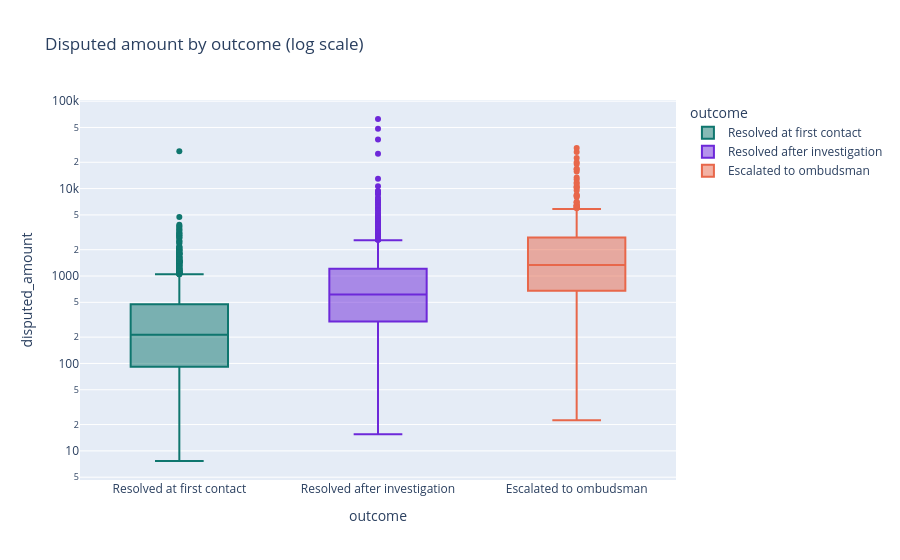

Here is the notebook cell this chart was saved with:
### Code cell
fig = px.box(df, x="outcome", y="disputed_amount", color="outcome", log_y=True, hover_data=["complaint_id", "product", "customer_segment"],
             category_orders={"outcome": OUTCOME_ORDER}, color_discrete_map=OUTCOME_COLORS,
             title="Disputed amount by outcome (log scale)")
fig.show()

### Figure 1 — Plotly figure (JSON) as saved in the notebook; plotly's stock layout.template omitted (floating-point values rounded to 4 significant figures; data arrays with more than 128 entries replaced by an {"elided": "..."} marker saying what was removed)
{"data": [{"alignmentgroup": "True", "customdata": {"elided": "1430x3 str values"}, "hovertemplate": "outcome=%{x}<br>disputed_amount=%{y}<br>complaint_id=%{customdata[0]}<br>product=%{customdata[1]}<br>customer_segment=%{customdata[2]}<extra></extra>", "legendgroup": "Resolved at first contact", "marker": {"color": "#0F766E"}, "name": "Resolved at first contact", "notched": false, "offsetgroup": "Resolved at first contact", "orientation": "v", "showlegend": true, "type": "box", "x": {"elided": "1430 str values"}, "x0": " ", "xaxis": "x", "y": {"elided": "1430 float values"}, "y0": " ", "yaxis": "y"}, {"alignmentgroup": "True", "customdata": {"elided": "1146x3 str values"}, "hovertemplate": "outcome=%{x}<br>disputed_amount=%{y}<br>complaint_id=%{customdata[0]}<br>product=%{customdata[1]}<br>customer_segment=%{customdata[2]}<extra></extra>", "legendgroup": "Resolved after investigation", "marker": {"color": "#6D28D9"}, "name": "Resolved after investigation", "notched": false, "offsetgroup": "Resolved after investigation", "orientation": "v", "showlegend": true, "type": "box", "x": {"elided": "1146 str values"}, "x0": " ", "xaxis": "x", "y": {"elided": "1146 float values"}, "y0": " ", "yaxis": "y"}, {"alignmentgroup": "True", "customdata": {"elided": "424x3 str values"}, "hovertemplate": "outcome=%{x}<br>disputed_amount=%{y}<br>complaint_id=%{customdata[0]}<br>product=%{customdata[1]}<br>customer_segment=%{customdata[2]}<extra></extra>", "legendgroup": "Escalated to ombudsman", "marker": {"color": "#E8674A"}, "name": "Escalated to ombudsman", "notched": false, "offsetgroup": "Escalated to ombudsman", "orientation": "v", "showlegend": true, "type": "box", "x": {"elided": "424 str values"}, "x0": " ", "xaxis": "x", "y": {"elided": "424 float values"}, "y0": " ", "yaxis": "y"}], "layout": {"boxmode": "overlay", "legend": {"title": {"text": "outcome"}, "tracegroupgap": 0}, "title": {"text": "Disputed amount by outcome (log scale)"}, "xaxis": {"anchor": "y", "categoryarray": ["Resolved at first contact", "Resolved after investigation", "Escalated to ombudsman"], "categoryorder": "array", "domain": [0, 1], "title": {"text": "outcome"}}, "yaxis": {"anchor": "x", "domain": [0, 1], "title": {"text": "disputed_amount"}, "type": "log"}}}
